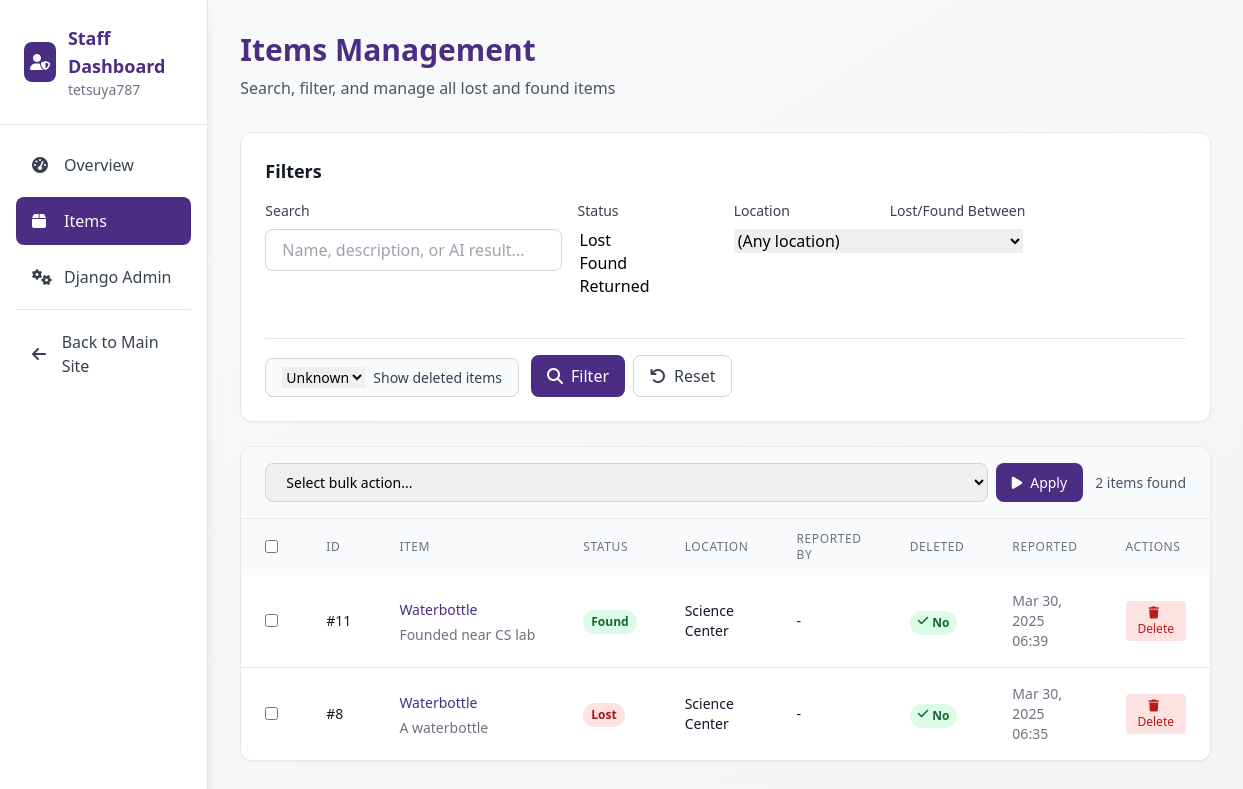
The app's page /staff/items/ (signed in) with its own data.
### items/models.py (models this page shows, shortened)
class Item(models.Model):
    STATUS_CHOICES = [('Lost', 'Lost'), ('Found', 'Found'), ('Returned', 'Returned')]
    name = models.CharField(max_length=100)
    description = models.TextField()
    image = models.ImageField(upload_to='item_images/')
    date_reported = models.DateTimeField(auto_now_add=True)
    date_lost_or_found = models.DateTimeField()
    location = models.ForeignKey('locations.Location', on_delete=models.SET_NULL, null=True)
    status = models.CharField(max_length=10, choices=STATUS_CHOICES, default='Lost')
    reported_by = models.ForeignKey(
        settings.AUTH_USER_MODEL,
        on_delete=models.CASCADE,
        null=True,
        blank=True
    )
    is_deleted = models.BooleanField(default=False)
    deleted_at = models.DateTimeField(blank=True, null=True)
    history = HistoricalRecords()
    class Meta:
        indexes = [
            models.Index(fields=["is_deleted"]),
            models.Index(fields=["status"]),
            models.Index(fields=["-date_reported"]),
            models.Index(fields=["date_lost_or_found"]),
        ]
        permissions = [
            ("can_soft_delete_item", "Can soft delete item"),
        ]

### locations/models.py (models this page shows)
class Location(models.Model):
    name = models.CharField(max_length=100)
    description = models.TextField(blank=True, help_text="Short description of this location")
    image = models.ImageField(upload_to='location_images/', blank=True, null=True)
    latitude = models.FloatField()  # remove null=True, blank=True
    longitude = models.FloatField()
    def __str__(self):
        return self.name

### staff/views.py (the view)
# urls.py: path("items/", views.ItemList.as_view(), name="items"),
@method_decorator(staff_member_required, name="dispatch")
class ItemList(FilterView):
    model = Item
    template_name = "staff/items_list.html"
    filterset_class = ItemFilter
    paginate_by = 25
    def get_queryset(self):
        return (Item.objects
                .select_related("location", "reported_by")
                .order_by("-date_reported"))

### staff/templates/staff/items_list.html (shortened to what this page needs)
{% extends "staff/base.html" %}
{% block page_title %}Items Management{% endblock %}
{% block page_description %}Search, filter, and manage all lost and found items{% endblock %}
{% block content %}
<div class="bg-white rounded-lg lg:rounded-xl shadow-sm border border-gray-200 p-4 lg:p-6 mb-4 lg:mb-6">
  <h3 class="text-base lg:text-lg font-semibold text-gray-900 mb-3 lg:mb-4">Filters</h3>
  <form method="get" class="grid grid-cols-1 md:grid-cols-2 lg:grid-cols-6 gap-3 lg:gap-4">
    <div class="md:col-span-2 lg:col-span-2">
      <label class="block text-xs lg:text-sm font-medium text-gray-700 mb-1 lg:mb-2" for="id_q">Search</label>
      <input id="id_q" type="text" name="q" value="{{ request.GET.q }}"
             placeholder="Name, description, or AI result..."
             class="w-full px-3 lg:px-4 py-2 text-sm lg:text-base border border-gray-300 rounded-lg focus:ring-2 focus:ring-amherst-purple focus:border-transparent">
    </div>
    <div>
      <label class="block text-xs lg:text-sm font-medium text-gray-700 mb-1 lg:mb-2">Status</label>
      {{ filter.form.status }}
    </div>
    <div>
      <label class="block text-xs lg:text-sm font-medium text-gray-700 mb-1 lg:mb-2">Location</label>
      {{ filter.form.location }}
    </div>
    <div class="md:col-span-2 lg:col-span-2">
      <label class="block text-xs lg:text-sm font-medium text-gray-700 mb-1 lg:mb-2">Lost/Found Between</label>
    </div>
    <div class="md:col-span-2 lg:col-span-6 flex flex-col sm:flex-row sm:items-end gap-3 pt-3 lg:pt-4 border-t border-gray-200">
      <label class="flex items-center gap-2 px-3 lg:px-4 py-2 bg-gray-50 border border-gray-300 rounded-lg hover:bg-gray-100 transition-colors text-sm">
        {{ filter.form.show_deleted }}
        <span class="text-xs lg:text-sm font-medium text-gray-700">Show deleted items</span>
      </label>
      <div class="flex gap-2">
        <button type="submit" class="flex-1 px-4 py-2 bg-amherst-purple text-white rounded-lg hover:bg-amherst-darkpurple transition-colors flex items-center justify-center gap-2 text-sm lg:text-base">
          <i class="fas fa-search"></i>
          <span class="hidden sm:inline">Filter</span>
        </button>
        <a href="{% url 'staff:items' %}" class="flex-1 px-4 py-2 border border-gray-300 text-gray-700 rounded-lg hover:bg-gray-50 transition-colors flex items-center justify-center gap-2 text-sm lg:text-base">
          <i class="fas fa-undo"></i>
          <span class="hidden sm:inline">Reset</span>
        </a>
      </div>
    </div>
  </form>
</div>
<div class="bg-white rounded-lg lg:rounded-xl shadow-sm border border-gray-200 overflow-hidden">
  <form method="post" action="{% url 'staff:items_bulk' %}">
    <div class="px-4 lg:px-6 py-3 lg:py-4 bg-gray-50 border-b border-gray-200">
      <div class="flex flex-col sm:flex-row sm:items-center gap-3">
        <div class="flex gap-2 flex-1">
          <select name="action" class="flex-1 px-3 lg:px-4 py-2 text-sm border border-gray-300 rounded-lg focus:ring-2 focus:ring-amherst-purple focus:border-transparent">
            <option value="">Select bulk action...</option>
          </select>
          <button type="submit" class="px-4 py-2 bg-amherst-purple text-white rounded-lg hover:bg-amherst-darkpurple transition-colors flex items-center gap-2 text-sm">
            <i class="fas fa-play"></i>
            <span class="hidden sm:inline">Apply</span>
          </button>
        </div>
        <span class="text-xs lg:text-sm text-gray-600">{{ object_list|length }} item{{ object_list|length|pluralize }} found</span>
      </div>
    </div>
    <div class="hidden lg:block overflow-x-auto">
      <table class="w-full">
        <thead class="bg-gray-50">
          <tr>
            <th class="px-6 py-3 text-left">
              <input type="checkbox" class="rounded border-gray-300 text-amherst-purple focus:ring-amherst-purple"
                     onclick="document.querySelectorAll('.rowcb').forEach(cb=>cb.checked=this.checked)">
            </th>
            <th class="px-6 py-3 text-left text-xs font-medium text-gray-500 uppercase tracking-wider">ID</th>
            <th class="px-6 py-3 text-left text-xs font-medium text-gray-500 uppercase tracking-wider">Item</th>
            <th class="px-6 py-3 text-left text-xs font-medium text-gray-500 uppercase tracking-wider">Status</th>
            <th class="px-6 py-3 text-left text-xs font-medium text-gray-500 uppercase tracking-wider">Location</th>
            <th class="px-6 py-3 text-left text-xs font-medium text-gray-500 uppercase tracking-wider">Reported By</th>
            <th class="px-6 py-3 text-left text-xs font-medium text-gray-500 uppercase tracking-wider">Deleted</th>
            <th class="px-6 py-3 text-left text-xs font-medium text-gray-500 uppercase tracking-wider">Reported</th>
            <th class="px-6 py-3 text-left text-xs font-medium text-gray-500 uppercase tracking-wider">Actions</th>
          </tr>
        </thead>
        <tbody class="bg-white divide-y divide-gray-200">
          {% for obj in object_list %}
          <tr class="hover:bg-gray-50 {% if obj.is_deleted %}bg-red-50{% endif %}">
            <td class="px-6 py-4">
              <input type="checkbox" name="ids" value="{{ obj.id }}" class="rowcb rounded border-gray-300 text-amherst-purple focus:ring-amherst-purple">
            </td>
            <td class="px-6 py-4 text-sm font-medium text-gray-900">#{{ obj.id }}</td>
            <td class="px-6 py-4">
              <div>
                <a href="{% url 'staff:item_detail' obj.pk %}" class="text-sm font-medium text-amherst-purple hover:text-amherst-darkpurple">
                  {{ obj.name }}
                </a>
                {% if obj.description %}
                <p class="text-sm text-gray-500 mt-1 truncate max-w-xs">{{ obj.description }}</p>
                {% endif %}
              </div>
            </td>
            <td class="px-6 py-4">
              <span class="inline-flex px-2 py-1 text-xs font-semibold rounded-full
                {% if obj.status == 'Lost' %}bg-red-100 text-red-800
                {% elif obj.status == 'Found' %}bg-green-100 text-green-800
                {% elif obj.status == 'Returned' %}bg-blue-100 text-blue-800
                {% endif %}">
                {{ obj.status }}
              </span>
            </td>
            <td class="px-6 py-4 text-sm text-gray-900">{{ obj.location|default:"-" }}</td>
            <td class="px-6 py-4 text-sm text-gray-900">{{ obj.reported_by|default:"-" }}</td>
            <td class="px-6 py-4">
              {% if obj.is_deleted %}
                <span class="inline-flex px-2 py-1 text-xs font-semibold rounded-full bg-red-100 text-red-800">
                  <i class="fas fa-trash mr-1"></i> Yes
                </span>
              {% else %}
                <span class="inline-flex px-2 py-1 text-xs font-semibold rounded-full bg-green-100 text-green-800">
                  <i class="fas fa-check mr-1"></i> No
                </span>
              {% endif %}
            </td>
            <td class="px-6 py-4 text-sm text-gray-500">{{ obj.date_reported|date:"M d, Y H:i" }}</td>
            <td class="px-6 py-4">
              {% if not obj.is_deleted %}
              <form method="post" action="{% url 'staff:item_delete' obj.pk %}" class="inline">
                <button type="submit" class="px-3 py-1 text-xs bg-red-100 text-red-700 rounded hover:bg-red-200 transition-colors">
                  <i class="fas fa-trash mr-1"></i> Delete
                </button>
              </form>
              {% endif %}
            </td>
          </tr>
          {% endfor %}
        </tbody>
      </table>
    </div>
  </form>
</div>
{% endblock %}

### staff/templates/staff/base.html (shortened to what this page needs)
<!doctype html>
<html lang="en">
<head>
  {% load static %}
  <script src="https://cdn.tailwindcss.com"></script>
  <link rel="stylesheet" href="https://cdnjs.cloudflare.com/ajax/libs/font-awesome/6.4.0/css/all.min.css">
</head>
<body class="min-h-screen bg-gradient-to-br from-gray-50 to-gray-100">
  <div class="flex">
    <aside id="sidebar" class="sidebar fixed lg:relative w-64 bg-white shadow-lg border-r border-gray-200 min-h-screen transform -translate-x-full lg:translate-x-0 z-50">
      <div class="p-6 border-b border-gray-200">
        <div class="flex items-center gap-3">
          <div class="w-10 h-10 bg-amherst-purple rounded-lg flex items-center justify-center">
            <i class="fas fa-user-shield text-white"></i>
          </div>
          <div>
            <h1 class="text-lg font-bold text-amherst-purple">Staff Dashboard</h1>
            <p class="text-sm text-gray-500">{{ user.username }}</p>
          </div>
        </div>
      </div>
      <nav class="p-4 space-y-2">
        <a class="flex items-center gap-3 px-4 py-3 text-gray-700 hover:bg-amherst-purple hover:text-white rounded-lg transition-all duration-200 {% if request.resolver_match.url_name == 'home' %}bg-amherst-purple text-white{% endif %}"
           href="{% url 'staff:home' %}">
          <i class="fas fa-tachometer-alt w-5"></i>
          <span>Overview</span>
        </a>
        <a class="flex items-center gap-3 px-4 py-3 text-gray-700 hover:bg-amherst-purple hover:text-white rounded-lg transition-all duration-200 {% if request.resolver_match.url_name == 'items' %}bg-amherst-purple text-white{% endif %}"
           href="{% url 'staff:items' %}">
          <i class="fas fa-box w-5"></i>
          <span>Items</span>
        </a>
        <a class="flex items-center gap-3 px-4 py-3 text-gray-700 hover:bg-amherst-purple hover:text-white rounded-lg transition-all duration-200"
           href="{% url 'admin:index' %}">
          <i class="fas fa-cogs w-5"></i>
          <span>Django Admin</span>
        </a>
        <hr class="my-4 border-gray-200">
        <a class="flex items-center gap-3 px-4 py-3 text-gray-700 hover:bg-gray-100 rounded-lg transition-all duration-200"
           href="{% url 'home' %}">
          <i class="fas fa-arrow-left w-5"></i>
          <span>Back to Main Site</span>
        </a>
      </nav>
    </aside>
    <main class="flex-1 p-4 lg:p-8 w-full">
      <div class="hidden lg:block mb-8">
        <h2 class="text-3xl font-bold text-amherst-purple mb-2">{% block page_title %}Dashboard{% endblock %}</h2>
        <p class="text-gray-600">{% block page_description %}Manage lost and found items{% endblock %}</p>
      </div>
      {% block content %}{% endblock %}
    </main>
  </div>
</body>
</html>

### staff/templates/staff/base.html (style rules this page uses)
.sidebar { transition: transform 0.3s ease-in-out; }

### records on screen
Item: id "11", name "Waterbottle", description "Founded near CS lab", status "Found", location "Science Center", reported_by "-", is_deleted False (drawn), date_reported "Mar 30, 2025 06:39"
Item: id "8", name "Waterbottle", description "A waterbottle", status "Lost", location "Science Center", reported_by "-", is_deleted False (drawn), date_reported "Mar 30, 2025 06:35"

### other values on screen
{{ user.username }} "tetsuya787"
{{ object_list|length }} "2"
